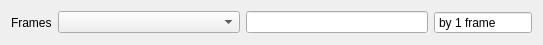
<?xml version="1.0" encoding="UTF-8"?>
<ui version="4.0">
 <class>Form</class>
 <widget class="QWidget" name="Form">
  <property name="geometry">
   <rect>
    <x>0</x>
    <y>0</y>
    <width>543</width>
    <height>43</height>
   </rect>
  </property>
  <property name="windowTitle">
   <string>Form</string>
  </property>
  <layout class="QHBoxLayout" name="horizontalLayout">
   <item>
    <widget class="QLabel" name="label">
     <property name="text">
      <string>Frames</string>
     </property>
    </widget>
   </item>
   <item>
    <widget class="QComboBox" name="rangeType_comboBox">
     <property name="sizePolicy">
      <sizepolicy hsizetype="Preferred" vsizetype="Fixed">
       <horstretch>1</horstretch>
       <verstretch>0</verstretch>
      </sizepolicy>
     </property>
    </widget>
   </item>
   <item>
    <widget class="QLineEdit" name="frames_lineEdit">
     <property name="sizePolicy">
      <sizepolicy hsizetype="Expanding" vsizetype="Fixed">
       <horstretch>1</horstretch>
       <verstretch>0</verstretch>
      </sizepolicy>
     </property>
    </widget>
   </item>
   <item>
    <widget class="QSpinBox" name="incrementByFrame_spinBox">
     <property name="buttonSymbols">
      <enum>QAbstractSpinBox::NoButtons</enum>
     </property>
     <property name="showGroupSeparator" stdset="0">
      <bool>true</bool>
     </property>
     <property name="suffix">
      <string> frame</string>
     </property>
     <property name="prefix">
      <string>by </string>
     </property>
     <property name="minimum">
      <number>1</number>
     </property>
     <property name="maximum">
      <number>99999</number>
     </property>
     <property name="value">
      <number>1</number>
     </property>
    </widget>
   </item>
  </layout>
 </widget>
 <resources/>
 <connections/>
</ui>
